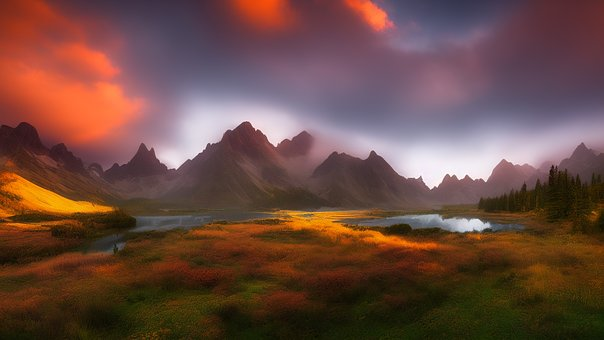
#> input picture Semestr 2/Programowanie-2/Lista_2/krajobraz.jpg, 604 x 340 px; its folder holds 2 pictures in this run
$ python Zadanie_2.py
#> lines starting #> are read from the running program, lines starting #| are printed output that depends on the picture
from PIL import Image


def picture_thumbnail(path, name, x: int = 100, y: int = 100):
    """
    :param path: ścieżka do obrazka
    :param name: nazwa zminiaturyzowanego obrazka
    :param x: szerokość miniatury
    :param y: wysokość miniatury
    :return: miniatura obrazka
    """
#> called with path = 'krajobraz.jpg', name = 'miniatura', x = 200, y = 100
    image = Image.open(path)
#> image is the input picture: PIL image 604x340 RGB; mean R, G, B 107.6, 74.2, 65.4
    # określamy rozmiary miniatury
    size = (x, y)
    # tworzymy miniaturę
    image.thumbnail(size)
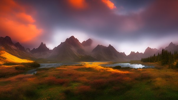
#> image: PIL image 178x100 RGB; mean R, G, B 107.6, 74.2, 65.4
    # zapisujemy miniaturę
    image.save(f'{name}.png')
    # pokazujemy miniaturę
    image.show()

picture_thumbnail("krajobraz.jpg", 'miniatura', 200, 100)
